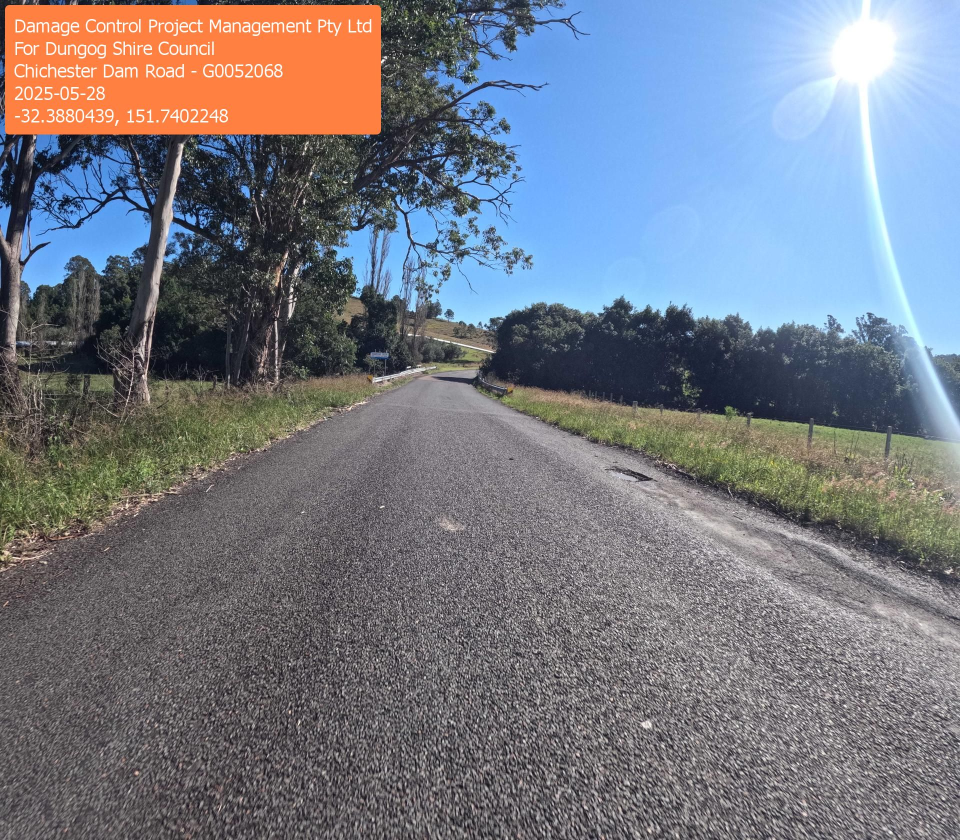
#> input picture Image_Processing/Images/Chichester Dam Road - G0052068.JPG, 1920 x 1680 px, found by its file name (shown at 1/2 size)
$ python TOI.py
#> lines starting #> are read from the running program, lines starting #| are printed output that depends on the picture
import cv2
import numpy as np

def get_corrected_road_surface(image_path):
    # 1. Load the image
    img = cv2.imread(image_path)
#> img is the input picture: shape (1680, 1920, 3); mean B, G, R 131.4, 121.9, 118.7
    height, width = img.shape[:2]
#> height = 1680; width = 1920

    # 2. Define the source points (The Trapezoid on the original image)
    # These match the coordinates from your ROI mask
    src_points = np.float32([
        [int(width * 0.15), int(height * 0.95)],  # Bottom Left
        [int(width * 0.40), int(height * 0.50)],  # Top Left (near horizon)
        [int(width * 0.60), int(height * 0.50)],  # Top Right (near horizon)
        [int(width * 0.85), int(height * 0.95)]   # Bottom Right
    ])

    # 3. Define the destination dimensions for the corrected output
    # We want a clean, rectangular top-down bird's-eye view canvas
    out_w = 800
    out_h = 1000

    # 4. Map the trapezoid points to the corners of the new rectangle
    dst_points = np.float32([
        [0, out_h],          # Bottom Left corner of new image
        [0, 0],              # Top Left corner of new image
        [out_w, 0],          # Top Right corner of new image
        [out_w, out_h]       # Bottom Right corner of new image
    ])

    # 5. Compute the Perspective Transformation Matrix
    matrix = cv2.getPerspectiveTransform(src_points, dst_points)

    # 6. Warp the original image to get the flat, corrected output
    corrected_image = cv2.warpPerspective(img, matrix, (out_w, out_h))
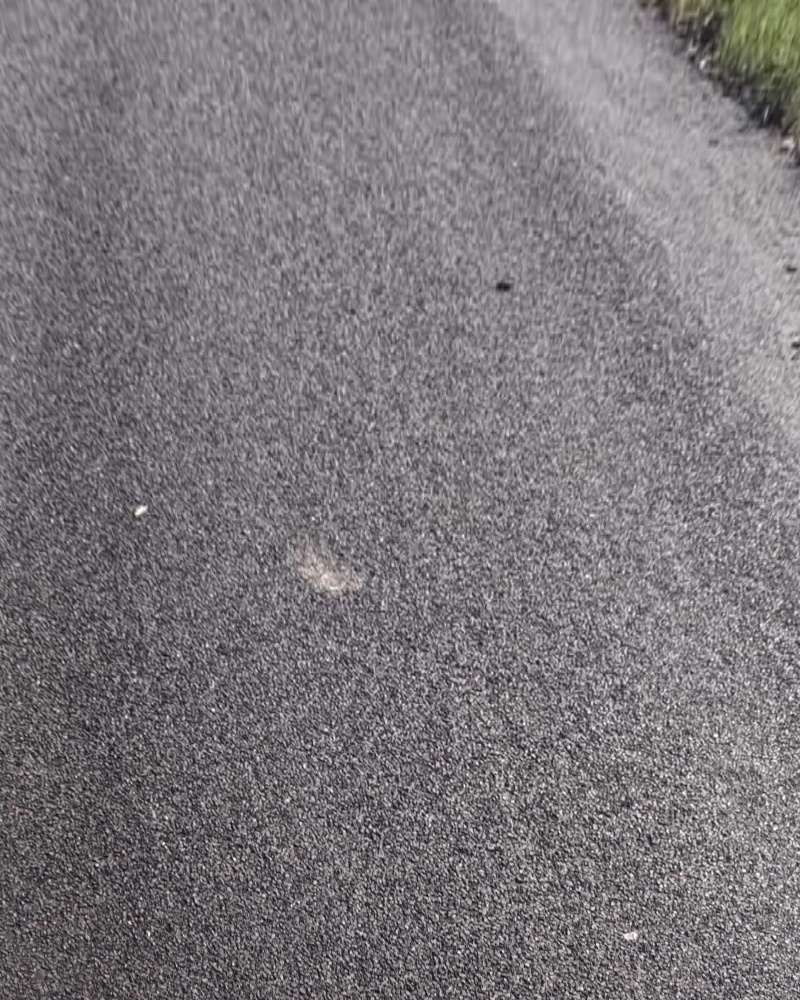
#> corrected_image: shape (1000, 800, 3); mean B, G, R 123.9, 119.8, 124.5

    # Save the corrected view
    cv2.imwrite("corrected_birds_eye_view.jpg", corrected_image)
    print("Perspective correction applied successfully. Output saved as 'corrected_birds_eye_view.jpg'")

    return corrected_image, matrix

# Example usage:
if __name__ == "__main__":
    sample_image = r"C:\\OPTIK\\ExtractEXIF\\Images\\Chichester Dam Road - G0052068.JPG"
    corrected_road, transform_matrix = get_corrected_road_surface(sample_image)
#> transform_matrix = [[-1.17, -0.744, 1525], [-8.36e-16, -2.6, 2187.5], [-4.14e-19, -0.00186, 1]]

$ run again, with Image_Processing/Images/Chichester Dam Road - G0052077.JPG copied over Image_Processing/Images/Chichester Dam Road - G0052068.JPG
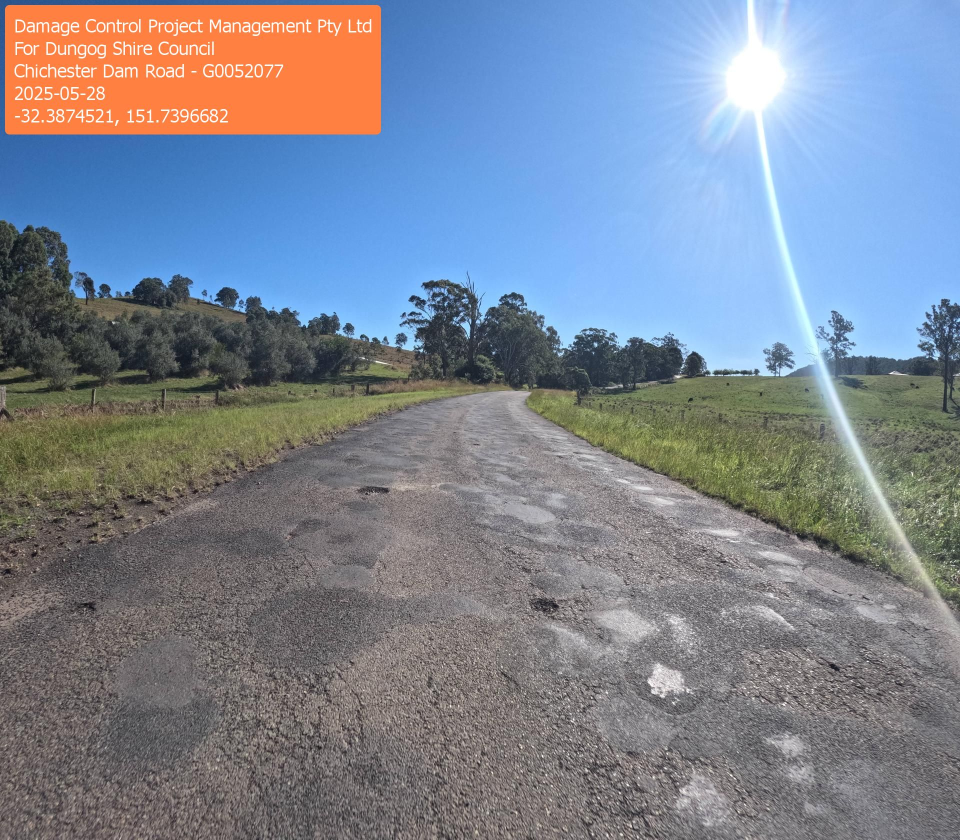
#> input picture Image_Processing/Images/Chichester Dam Road - G0052077.JPG, 1920 x 1680 px, found by its file name (shown at 1/2 size)
#> in get_corrected_road_surface, img is the input picture: shape (1680, 1920, 3); mean B, G, R 146.6, 133.4, 125.6
#> in get_corrected_road_surface, `corrected_image = cv2.warpPerspective(img, matrix, (out_w, out_h))`:
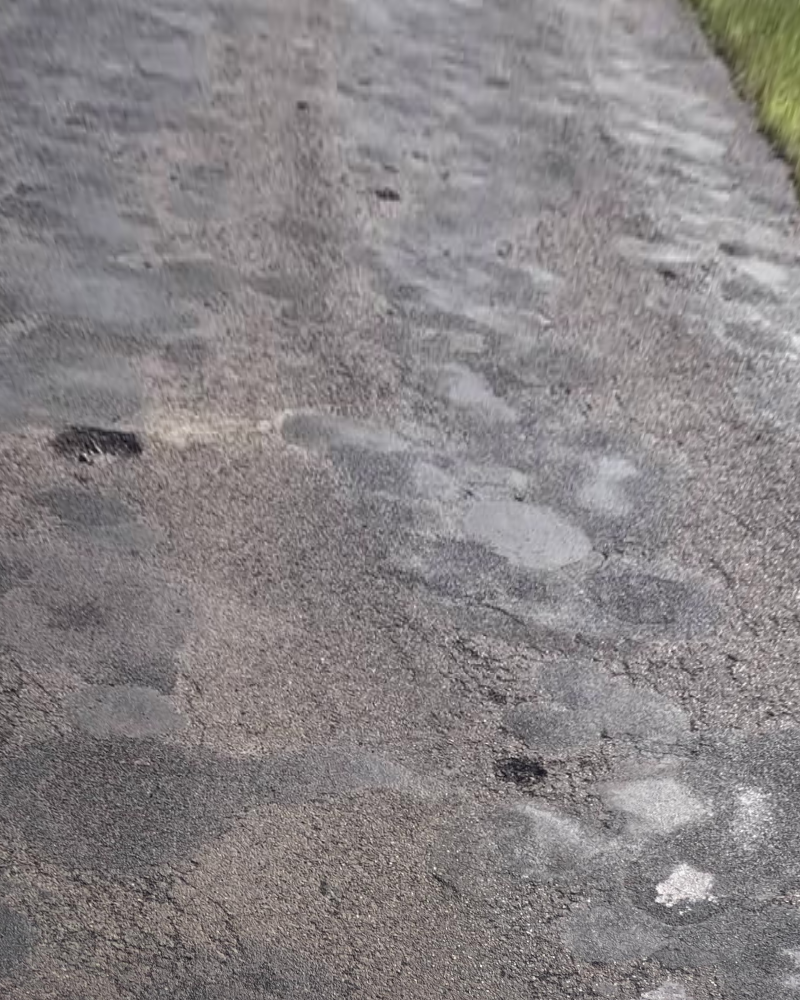
#> corrected_image: shape (1000, 800, 3); mean B, G, R 133.5, 132.1, 136.6
#> transform_matrix = [[-1.17, -0.744, 1525], [-8.36e-16, -2.6, 2187.5], [-4.14e-19, -0.00186, 1]]

$ run again, with Image_Processing/Images/Chichester Dam Road - G0052080.JPG copied over Image_Processing/Images/Chichester Dam Road - G0052068.JPG
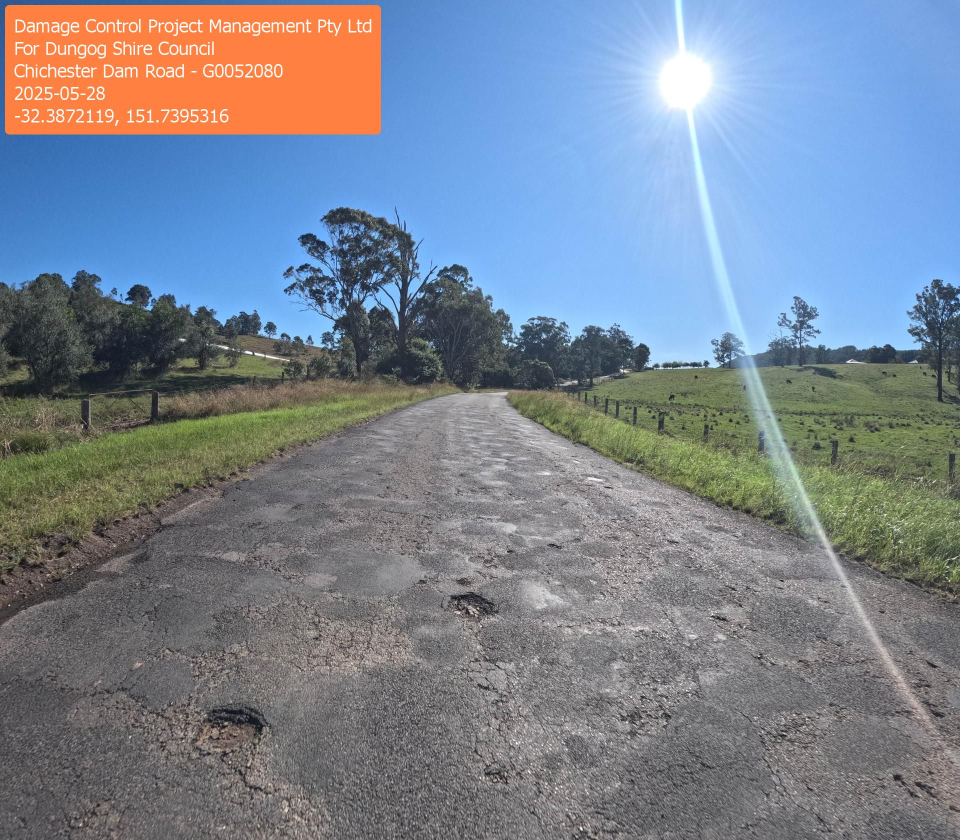
#> input picture Image_Processing/Images/Chichester Dam Road - G0052080.JPG, 1920 x 1680 px, found by its file name (shown at 1/2 size)
#> in get_corrected_road_surface, img is the input picture: shape (1680, 1920, 3); mean B, G, R 145.2, 132.6, 123.2
#> in get_corrected_road_surface, `corrected_image = cv2.warpPerspective(img, matrix, (out_w, out_h))`:
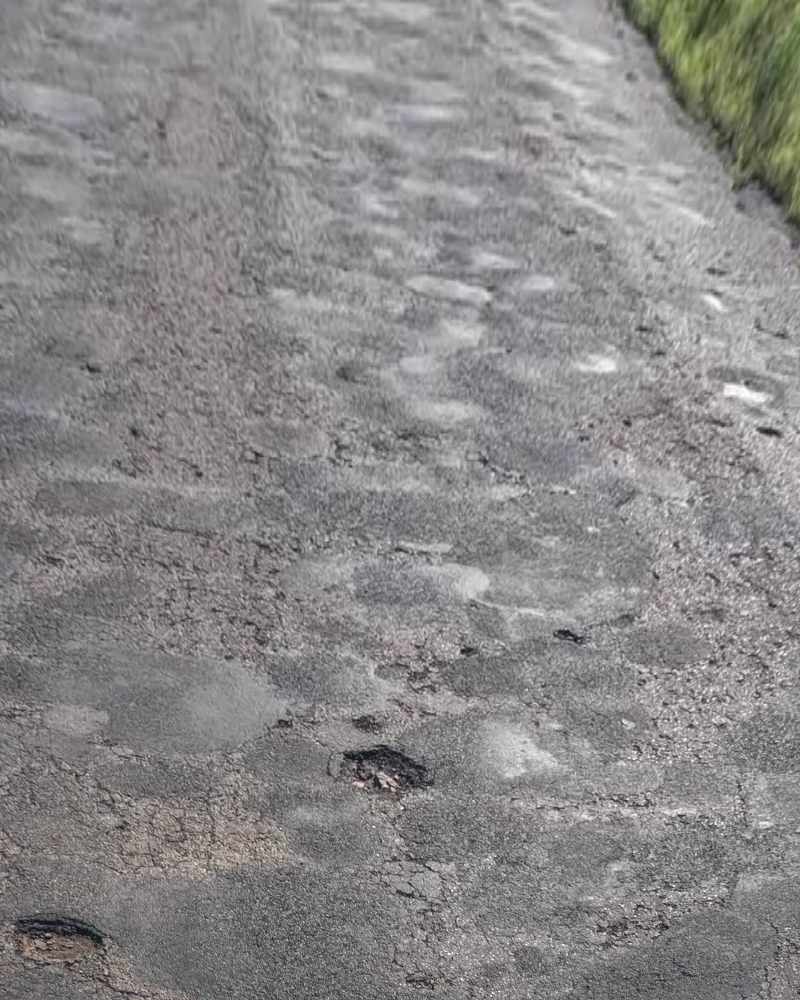
#> corrected_image: shape (1000, 800, 3); mean B, G, R 136.9, 136.2, 138.3
#> transform_matrix = [[-1.17, -0.744, 1525], [-8.36e-16, -2.6, 2187.5], [-4.14e-19, -0.00186, 1]]

$ run again, with Image_Processing/Images/Chichester Dam Road - G0052145.JPG copied over Image_Processing/Images/Chichester Dam Road - G0052068.JPG
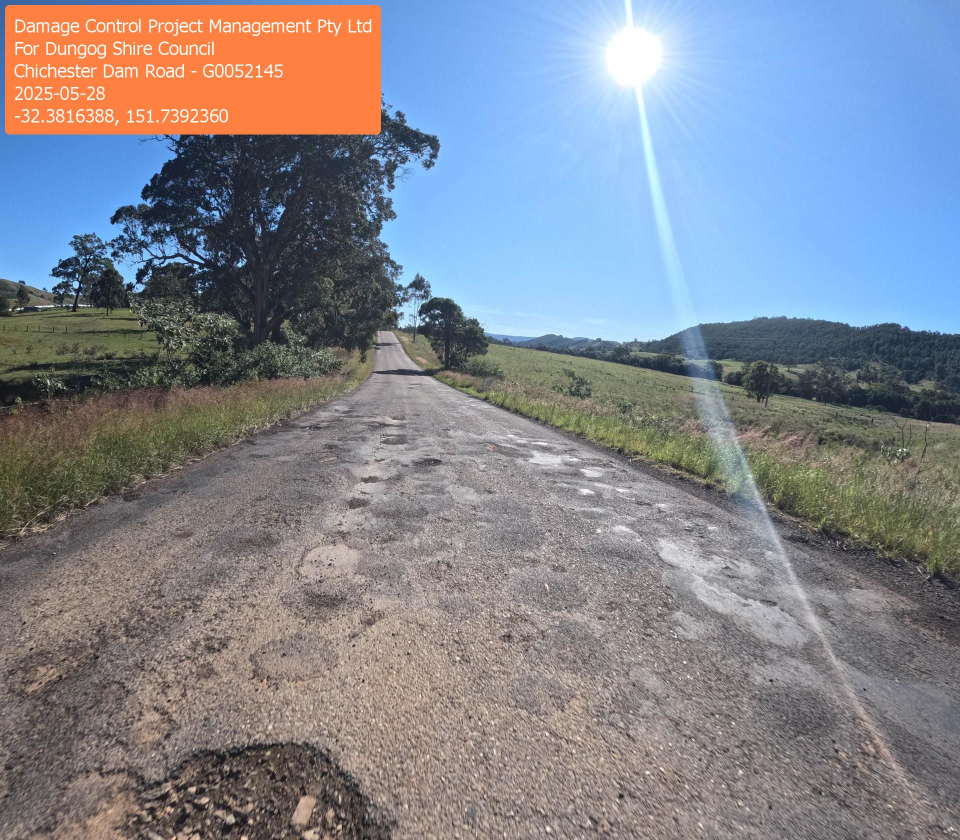
#> input picture Image_Processing/Images/Chichester Dam Road - G0052145.JPG, 1920 x 1680 px, found by its file name (shown at 1/2 size)
#> in get_corrected_road_surface, img is the input picture: shape (1680, 1920, 3); mean B, G, R 144.2, 134.9, 131.4
#> in get_corrected_road_surface, `corrected_image = cv2.warpPerspective(img, matrix, (out_w, out_h))`:
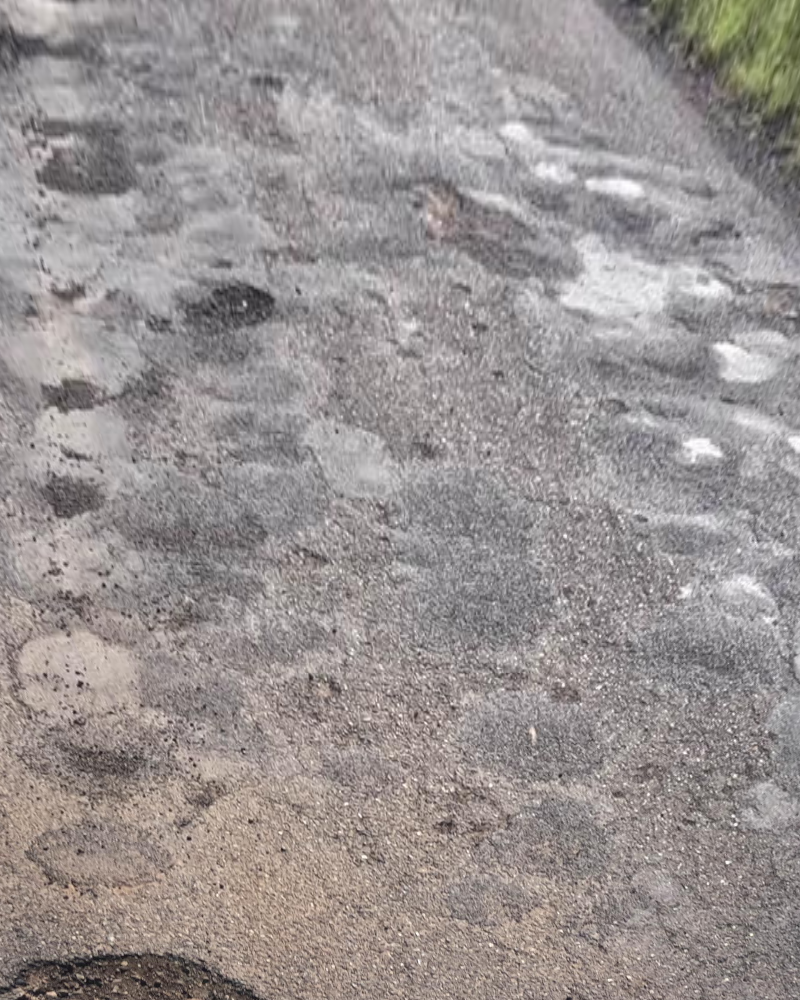
#> corrected_image: shape (1000, 800, 3); mean B, G, R 146, 147, 153.4
#> transform_matrix = [[-1.17, -0.744, 1525], [-8.36e-16, -2.6, 2187.5], [-4.14e-19, -0.00186, 1]]
